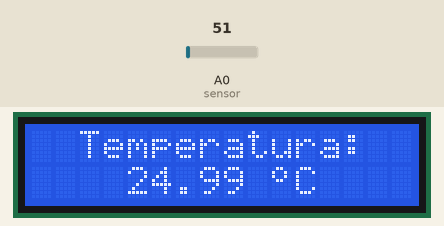
Simulated run of this sketch. Board: Arduino Uno, built with avr-gcc and run on an emulated ATmega328P. Parts: 16×2 character LCD. The test bench sets the inputs (shaded band); at power-on: A0 (sensor) = 51. What the sketch prints to the serial monitor is not drawn.

Above: at 1.2 s.
1.3 s: A0 (sensor) set to 61
At 3.0 s:
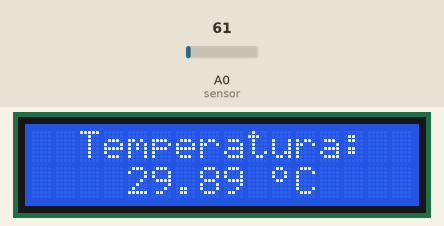
3.5 s: A0 (sensor) set to 71
At 4.6 s:
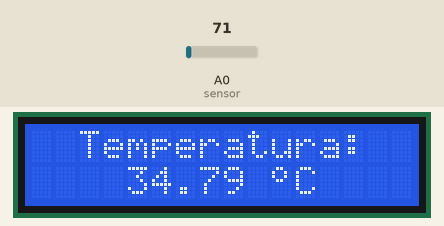
5.5 s: A0 (sensor) set to 86
At 7.5 s:
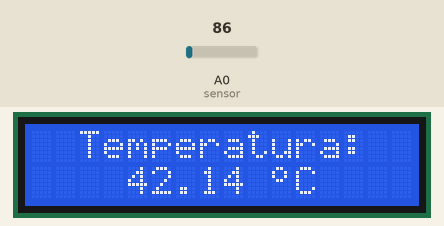
Timing chart, 0 to 9.0 s (numbered marks = the images above; inputs shaded):
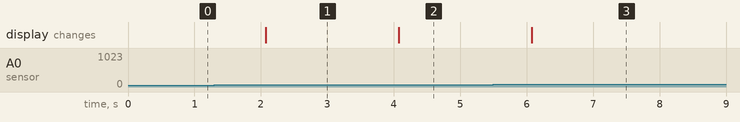

The sketch:

Taller_6_punto_4.ino
```cpp
/*
 * Lectura de sensor de temperatura (lm35) y despliegue en pantalla Lcd
 */


 #include <LiquidCrystal.h>

 LiquidCrystal lcd(7,8,9,10,11,12);
 byte grado[8] = { 0b00001100, 0b00010010, 0b00010010, 0b00001100, 0b00000000, 0b00000000, 0b00000000, 0b00000000};
 int dato;
 float c;

 void setup() {
  Serial.begin(9600);
  lcd.begin(16,2);
  lcd.createChar(1,grado);
  lcd.setCursor(2,0);
  lcd.print("Temperatura: ");
  lcd.setCursor(10,1);
  lcd.write(1);
  lcd.setCursor(11,1);
  lcd.print("C");
}

void loop() {
  float centigrados = leerGrados();
  lcd.setCursor(4,1);
  lcd.print(centigrados);
  Serial.println(analogRead(A0));         //linea de prueba para verificar los datos obtenidos del sensor lm35
  delay(1000);
}

float leerGrados()
{
  dato = analogRead(A0);
  //c = (dato*500/1024);        //conversión --> ((5000mV * Sensor)/1023)/(10mV) --> obtenemos un valor en mV se divide todo entre 10mV para obtener los grados
  c = dato*0.49;                // Es necesario multiplicarpor la divicion entre 500/1024, porque al superar cierto valor de bits el programa envia datos incorrectos
  /*
   * cen = (5*dato/1024);       //entrega el ressultado en voltios, dividimos en 10mV para obtener el valor en grados centigrados
   * c = c/0.01
   */
  return c;
}
```

Measured:
- after the input at 1.3 s, the display: changes after 0.77 s (image 1)
- after the input at 3.5 s, the display: changes after 0.57 s (image 2)
- after the input at 5.5 s, the display: changes after 0.58 s (image 3)
